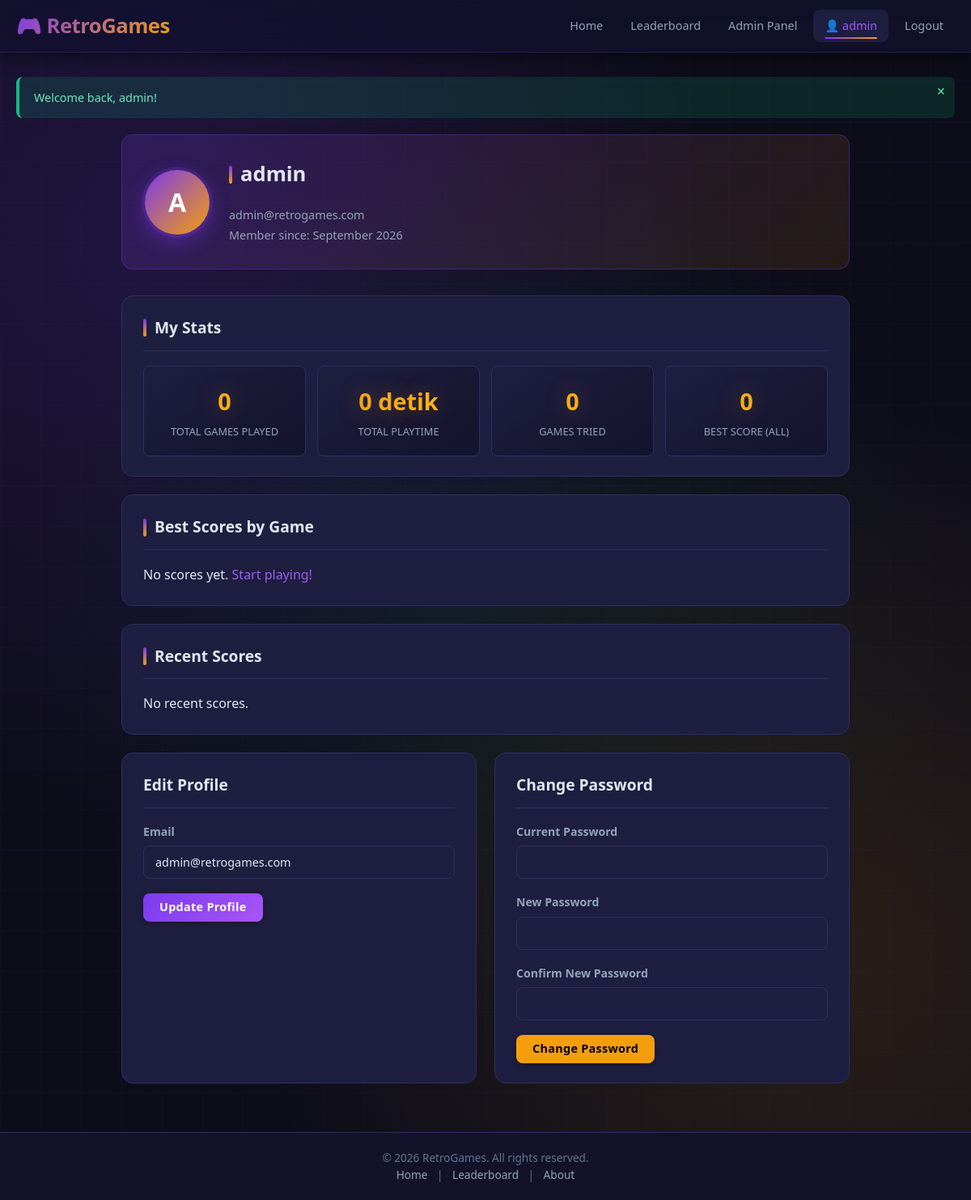
The app's page /profile.php (signed in) with its own data.
### tables this page shows
CREATE TABLE IF NOT EXISTS `users` (
  `id`         INT UNSIGNED     NOT NULL AUTO_INCREMENT,
  `username`   VARCHAR(50)      NOT NULL,
  `email`      VARCHAR(100)     NOT NULL,
  `password`   VARCHAR(255)     NOT NULL,
  `role`       ENUM('user','admin') NOT NULL DEFAULT 'user',
  `avatar`     VARCHAR(255)     DEFAULT NULL,
  `is_active`  TINYINT(1)       NOT NULL DEFAULT 1,
  `created_at` DATETIME         NOT NULL DEFAULT CURRENT_TIMESTAMP,
  `updated_at` DATETIME         NOT NULL DEFAULT CURRENT_TIMESTAMP ON UPDATE CURRENT_TIMESTAMP,
  `last_login` DATETIME         DEFAULT NULL,
  `total_playtime` INT UNSIGNED NOT NULL DEFAULT 0 COMMENT 'lifetime seconds played',
  `deleted_at` DATETIME         DEFAULT NULL COMMENT 'soft delete / recycle bin',
  PRIMARY KEY (`id`),
  UNIQUE KEY `uq_username` (`username`),
  UNIQUE KEY `uq_email`    (`email`),
  KEY `idx_users_deleted` (`deleted_at`)
);

### includes/auth.php (called while the page is built, shortened)
<?php
function getCurrentUser() {
    $pdo = getDB();
    $stmt = $pdo->prepare("SELECT * FROM users WHERE id = ? AND is_active = 1 AND deleted_at IS NULL");
    $stmt->execute([$_SESSION['user_id']]);
    return $stmt->fetch();
}
function sanitize($input) {
    return htmlspecialchars(trim($input), ENT_QUOTES, 'UTF-8');
}

### profile.php (the view, shortened to what this page needs)
<?php
require_once 'includes/auth.php';
$pdo = getDB();
$currentUser = getCurrentUser();
$playtimeStmt = $pdo->prepare("
    SELECT g.name AS game_name, g.slug,
           SUM(gs.duration) AS playtime
    FROM game_sessions gs
    JOIN games g ON gs.game_id = g.id
    WHERE gs.user_id = ? AND gs.duration IS NOT NULL AND g.deleted_at IS NULL
    GROUP BY gs.game_id
");
$playtimeStmt->execute([$_SESSION['user_id']]);
$playtimeByGame = array_column($playtimeStmt->fetchAll(), 'playtime', 'slug');
function formatPlaytime($seconds): string {
    if ($seconds === null || (float)$seconds <= 0) return '0 detik';
    $parts = [];
    return implode(' ', $parts) ?: '0 detik';
}
$scores = $pdo->prepare("
    SELECT g.name AS game_name, g.slug,
           MAX(s.score) AS best_score,
           COUNT(s.id) AS total_plays,
           AVG(s.score) AS avg_score,
           SUM(s.duration) AS total_time
    FROM scores s
    JOIN games g ON s.game_id = g.id
    WHERE s.user_id = ? AND s.deleted_at IS NULL AND g.deleted_at IS NULL
    GROUP BY s.game_id
    ORDER BY best_score DESC
");
$scores->execute([$_SESSION['user_id']]);
$userScores = $scores->fetchAll();
$totalPlaytime = $currentUser['total_playtime'] ?? array_sum($playtimeByGame);
$recentScores = $pdo->prepare("
    SELECT s.score, s.level, s.duration, s.created_at, g.name AS game_name, g.slug
    FROM scores s
    JOIN games g ON s.game_id = g.id
    WHERE s.user_id = ? AND s.deleted_at IS NULL AND g.deleted_at IS NULL
    ORDER BY s.created_at DESC
    LIMIT 20
");
$recentScores->execute([$_SESSION['user_id']]);
$recentScores = $recentScores->fetchAll();
include 'includes/header.php';
?>
<section id="profile-section">
    <div class="profile-header">
        <div class="profile-avatar">
            <span class="avatar-placeholder">
                <?= strtoupper(substr($currentUser['username'], 0, 1)) ?>
            </span>
        </div>
        <div class="profile-info">
            <h2><?= sanitize($currentUser['username']) ?></h2>
            <p><?= sanitize($currentUser['email']) ?></p>
            <p>Member since: <?= date('F Y', strtotime($currentUser['created_at'])) ?></p>
        </div>
    </div>
    <section class="profile-stats">
        <h3>My Stats</h3>
        <?php
        $totalPlays = array_sum(array_column($userScores, 'total_plays'));
        $bestOverall = !empty($userScores) ? max(array_column($userScores, 'best_score')) : 0;
        ?>
        <div class="stats-grid">
            <div class="stat-card">
                <span class="stat-value"><?= number_format($totalPlays) ?></span>
                <span class="stat-label">Total Games Played</span>
            </div>
            <div class="stat-card">
                <span class="stat-value"><?= formatPlaytime($totalPlaytime) ?></span>
                <span class="stat-label">Total Playtime</span>
            </div>
            <div class="stat-card">
                <span class="stat-value"><?= count($userScores) ?></span>
                <span class="stat-label">Games Tried</span>
            </div>
            <div class="stat-card">
                <span class="stat-value"><?= number_format($bestOverall) ?></span>
                <span class="stat-label">Best Score (All)</span>
            </div>
        </div>
    </section>
    <section class="profile-game-scores">
        <h3>Best Scores by Game</h3>
        <?php if (empty($userScores)): ?>
            <p>No scores yet. <a href="index.php">Start playing!</a></p>
        <?php endif; ?>
    </section>
    <section class="profile-recent-scores">
        <h3>Recent Scores</h3>
        <?php if (empty($recentScores)): ?>
            <p>No recent scores.</p>
        <?php endif; ?>
    </section>
    <div class="profile-forms-row">
    <section class="profile-edit">
        <h3>Edit Profile</h3>
        <form method="POST" action="profile.php" class="edit-form">
            <div class="form-group">
                <label for="email">Email</label>
                <input type="email" id="email" name="email"
                       value="<?= sanitize($currentUser['email']) ?>" required>
            </div>
            <button type="submit" class="btn btn-primary">Update Profile</button>
        </form>
    </section>
    <section class="profile-password">
        <h3>Change Password</h3>
        <form method="POST" action="profile.php" class="edit-form">
            <div class="form-group">
                <label for="current_password">Current Password</label>
                <input type="password" id="current_password" name="current_password" required>
            </div>
            <div class="form-group">
                <label for="new_password">New Password</label>
                <input type="password" id="new_password" name="new_password" required minlength="6">
            </div>
            <div class="form-group">
                <label for="confirm_password">Confirm New Password</label>
                <input type="password" id="confirm_password" name="confirm_password" required>
            </div>
            <button type="submit" class="btn btn-warning">Change Password</button>
        </form>
    </section>
    </div>
</section>
<?php include 'includes/footer.php'; ?>

### records on screen
users: username "A", username "admin", email "admin@retrogames.com", created_at "September 2026", total_playtime "0 detik"

### other values on screen
$_SESSION['username'] "admin"
$flash['message'] "Welcome back, admin!"
$totalPlays "0"
count($userScores) "0"
$bestOverall "0"
